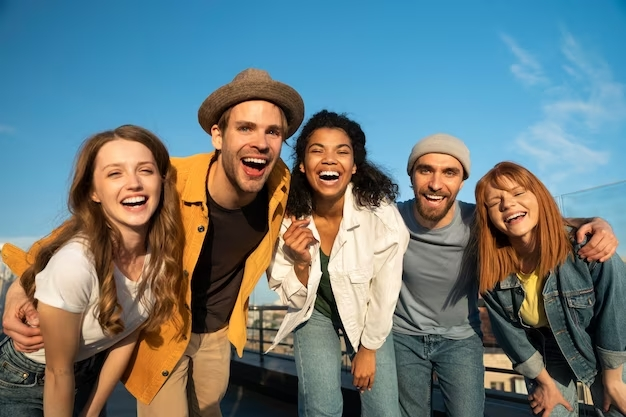
#> input picture 1_OpenCV/data/friends.jpg, 626 x 417 px, given in place of video.mp4, which was not available
$ jupyter execute --allow-errors 4_face_detection.ipynb
#> lines starting #> are read from the running program, lines starting #| are printed output that depends on the picture; after the words box and inside, x2 and y2 are one past the last pixel; in counts of white or black regions, pixels touching at a corner belong together; pictures that were not available may be replaced by others from this repository, and a replacement may not be noted
[cell 1]
import numpy as np
import cv2

[cell 2]
img = cv2.imread('./data/irl.jpeg')
cv2.imshow('image',img)
cv2.waitKey()
cv2.destroyAllWindows()

#> (a cell that did not finish here is left out)

#> (a cell that did not finish here is left out)

[cell 5]
#load casscade classifier
haar = cv2.CascadeClassifier('./data/haarcascade_frontalface_default.xml')

#> (a cell that did not finish here is left out)

#> (a cell that did not finish here is left out)

[cell 8]
### Real time face detection using openCV
cap = cv2.VideoCapture('./data/video.mp4')
while True:
    ret,frame = cap.read()
#> frame is the input picture: shape (417, 626, 3); mean B, G, R 123.4, 122.8, 108.9
    if ret == False:
        break

    image = frame.copy()
    gray = cv2.cvtColor(image, cv2.COLOR_BGR2GRAY)
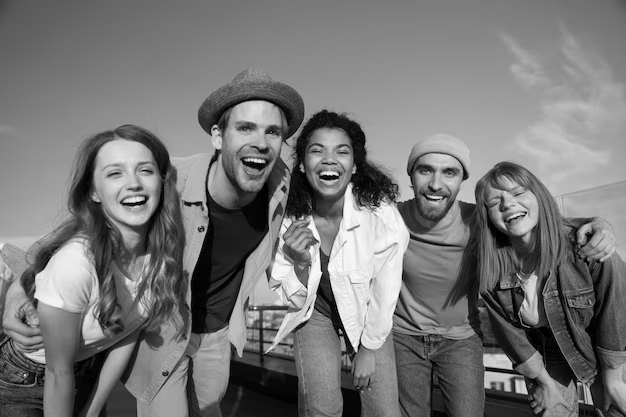
#> gray: shape (417, 626); min 0, max 250, mean 118.7
    #apply grayscale image to cascader classifier
    face_rect = haar.detectMultiScale(gray)
#> face_rect = [[405, 148, 63, 63], [299, 127, 62, 62], [220, 101, 77, 77], [90, 141, 79, 79], [550, 277, 52, 52], [150, 179, 64, 64], [404, 219, 73, 73]]
    #draw bounding box
    for x,y,w,h in face_rect:
        cv2.rectangle(image,(x,y),(x+w,y+h),(0,255,0),2)
#> this loop made 7 passes
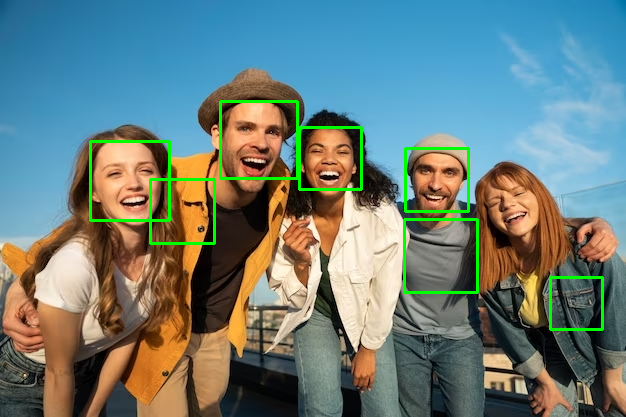
#> image: shape (417, 626, 3); 2.12% of pixels changed, all inside (x1, y1, x2, y2) = (89, 100, 604, 331)
    cv2.imshow('face_detect',image)

    if cv2.waitKey(10) == 27:    #27 is ASCII for escape
#> (key Esc is pressed here)
        break
cap.release()
cv2.destroyAllWindows()

$ run again, on 1_OpenCV/data/male_000281.jpg
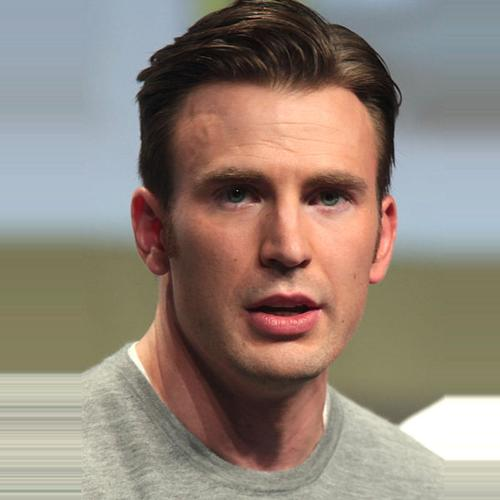
#> input picture 1_OpenCV/data/male_000281.jpg, 500 x 500 px, given in place of video.mp4, which was not available
#> frame is the input picture: shape (500, 500, 3); mean B, G, R 122.1, 132.9, 146.2
#> `gray = cv2.cvtColor(image, cv2.COLOR_BGR2GRAY)`:
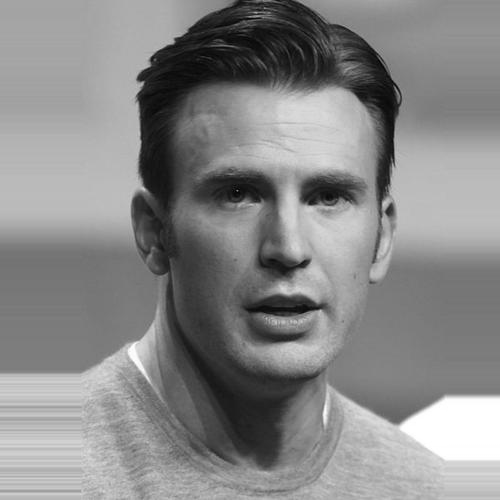
#> gray: shape (500, 500); min 1, max 255, mean 135.6
#> face_rect = [[152, 89, 269, 269]]
#> the loop `for x,y,w,h in face_rect:` made 1 pass
#> after the loop `for x,y,w,h in face_rect:`:
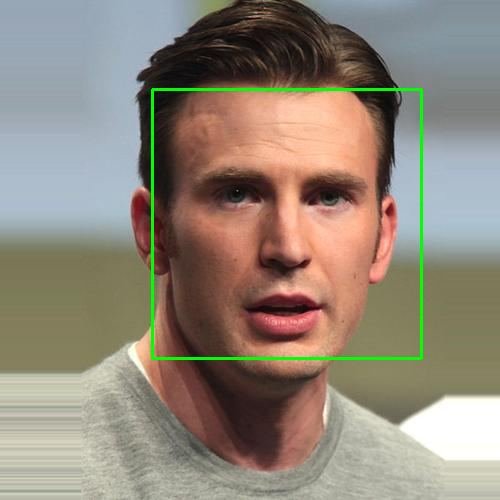
#> image: shape (500, 500, 3); 1.29% of pixels changed, all inside (x1, y1, x2, y2) = (151, 88, 423, 360)
